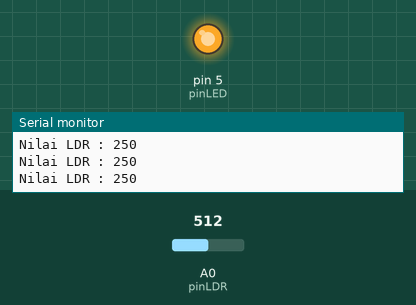
The sketch below on a simulated Arduino Uno, built with avr-gcc and run on an emulated ATmega328P. On the bench: output pins drawn as LEDs (lit = HIGH), the last lines printed to the serial monitor. The test bench sets the inputs (shaded band); at power-on: A0 (pinLDR) = 512.

Above: at 1.2 s.
1.3 s: A0 (pinLDR) set to 122
At 2.5 s:
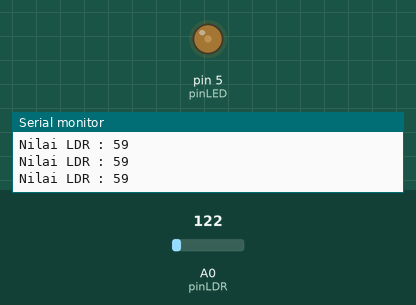
2.8 s: A0 (pinLDR) set to 306
At 3.6 s:
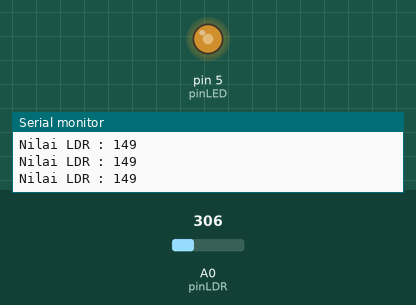
4.3 s: A0 (pinLDR) set to 716
At 4.9 s:
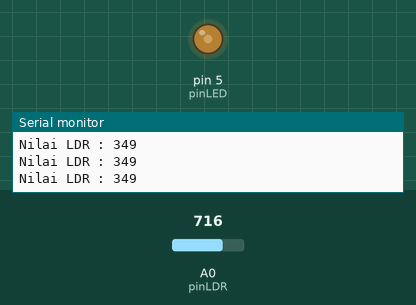
Timing chart, 0 to 7.3 s (numbered marks = the images above; inputs shaded):
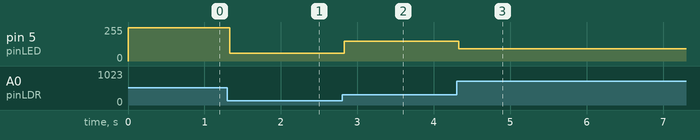

The sketch:

1.sensor_ldr.ino
```cpp
//inisalisasi
int pinLDR    =A0;
int pinLED    =5;


void setup() {
Serial.begin(9600);
pinMode(pinLED,OUTPUT);

}

void loop() {
int bacaLDR=analogRead(pinLDR);
    bacaLDR=map(bacaLDR,0,1024,0,500);

Serial.print("Nilai LDR : ");
Serial.print(bacaLDR);
Serial.println();

if (bacaLDR){
  analogWrite(pinLED,bacaLDR);


}
//else{
//  analogWrite(pinLED,LOW);
//  delay(500);

}
```

Measured:
- after the input at 1.3 s, pin 5 (pinLED): 250/255 → 59/255 at once
- after the input at 2.8 s, pin 5 (pinLED): 59/255 → 149/255 at once
- after the input at 4.3 s, pin 5 (pinLED): 149/255 → 93/255 at once
